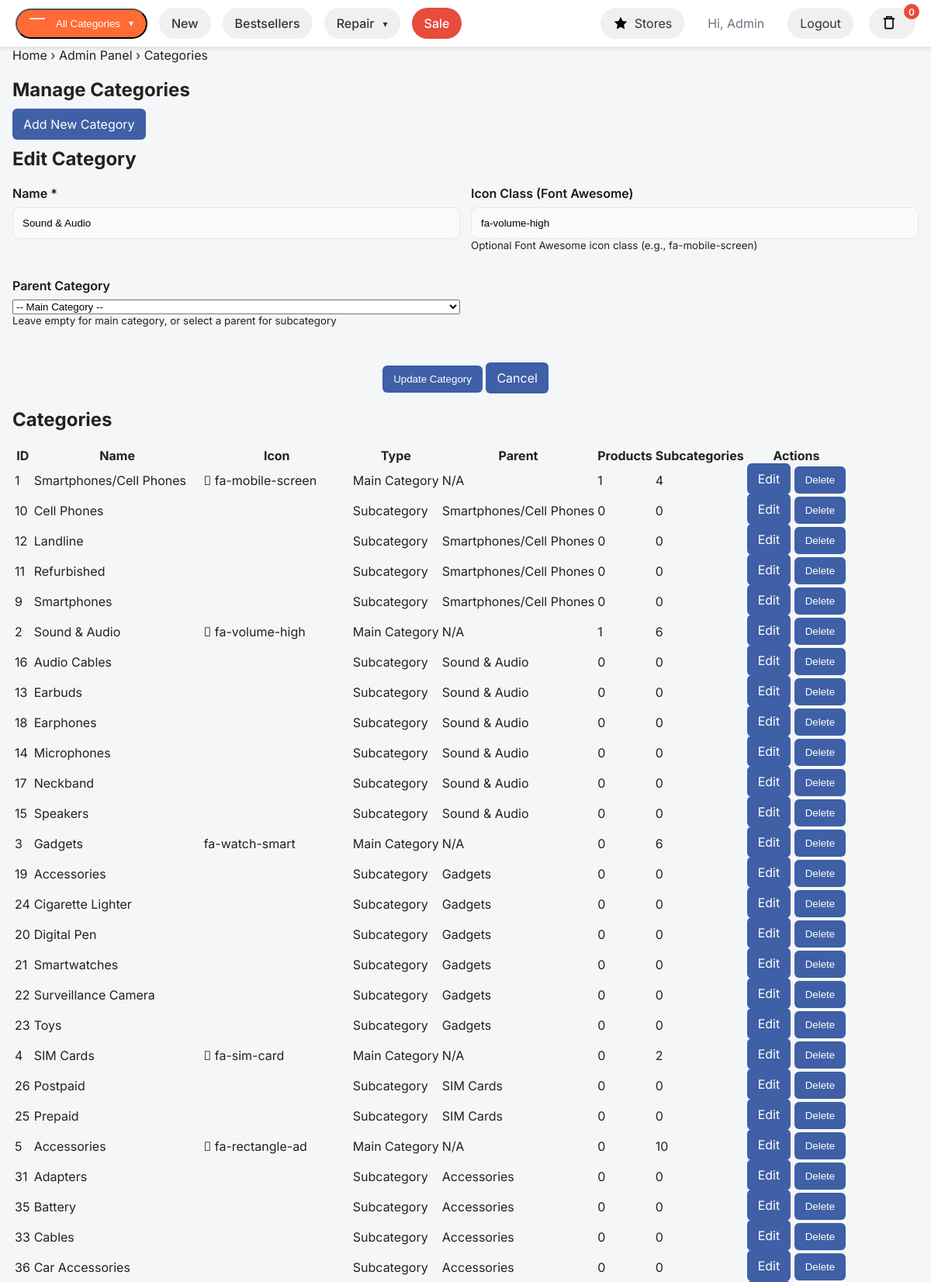
The app's page /admin/categories.php?edit=2 (signed in, upper part) with its own data.
### tables this page shows
CREATE TABLE IF NOT EXISTS categories (
  id INT AUTO_INCREMENT PRIMARY KEY,
  name VARCHAR(120) NOT NULL,
  icon VARCHAR(60) NULL,             
  parent_id INT NULL,
  CONSTRAINT fk_cat_parent FOREIGN KEY (parent_id) REFERENCES categories(id) ON DELETE CASCADE
);

### includes/functions.php (called while the page is built, shortened)
<?php
function e($v) { return htmlspecialchars((string)$v, ENT_QUOTES, 'UTF-8'); }
?>

### admin/categories.php (the view, shortened to what this page needs)
<?php
require_once __DIR__ . '/auth.php';
require_once __DIR__ . '/../includes/functions.php';
$categories = $pdo->query("
    SELECT
        c.*,
        p.name as parent_name,
        (SELECT COUNT(*) FROM categories WHERE parent_id = c.id) as subcategories_count,
        (SELECT COUNT(*) FROM products WHERE category_id = c.id) as products_count
    FROM categories c
    LEFT JOIN categories p ON c.parent_id = p.id
    ORDER BY COALESCE(c.parent_id, c.id), c.parent_id IS NULL DESC, c.name
")->fetchAll();
$edit_category = null;
if (isset($_GET['edit'])) {
    $edit_id = (int)$_GET['edit'];
    $stmt = $pdo->prepare("SELECT * FROM categories WHERE id = ?");
    $stmt->execute([$edit_id]);
    $edit_category = $stmt->fetch();
}
require_once __DIR__ . '/../includes/header.php';
?>
<div class="breadcrumbs"><a href="../index.php">Home</a> › <a href="index.php">Admin Panel</a> › Categories</div>
<section class="card">
  <h1>Manage Categories</h1>
  <a href="?add=1" class="btn">Add New Category</a>
  <?php if (isset($_GET['add']) || $edit_category): ?>
    <h2><?=$edit_category ? 'Edit Category' : 'Add Category'?></h2>
    <form method="post" data-validate>
      <div class="form-grid">
        <div class="form-group">
          <label>Name *</label>
          <input type="text" name="name" required value="<?=e($edit_category['name'] ?? $_POST['name'] ?? '')?>">
        </div>
        <div class="form-group">
          <label>Icon Class (Font Awesome)</label>
          <input type="text" name="icon" placeholder="fa-mobile-screen" value="<?=e($edit_category['icon'] ?? $_POST['icon'] ?? '')?>">
          <small>Optional Font Awesome icon class (e.g., fa-mobile-screen)</small>
        </div>
        <div class="form-group">
          <label>Parent Category</label>
          <select name="parent_id">
            <option value="">-- Main Category --</option>
          </select>
          <small>Leave empty for main category, or select a parent for subcategory</small>
        </div>
      </div>
      <div class="form-actions">
        <button class="btn"><?=$edit_category ? 'Update' : 'Add'?> Category</button>
        <a href="categories.php" class="btn">Cancel</a>
      </div>
    </form>
  <?php endif; ?>
  <h2>Categories</h2>
  <table class="admin-table">
    <thead>
      <tr>
        <th>ID</th>
        <th>Name</th>
        <th>Icon</th>
        <th>Type</th>
        <th>Parent</th>
        <th>Products</th>
        <th>Subcategories</th>
        <th>Actions</th>
      </tr>
    </thead>
    <tbody>
      <?php foreach ($categories as $cat): ?>
        <tr>
          <td><?=$cat['id']?></td>
          <td><?=$cat['name']?></td>
          <td><?php if ($cat['icon']): ?><i class="<?=$cat['icon']?>"></i> <?=$cat['icon']?><?php endif; ?></td>
          <td><?=$cat['parent_id'] ? 'Subcategory' : 'Main Category'?></td>
          <td><?=$cat['parent_name'] ?: 'N/A'?></td>
          <td><?=$cat['products_count']?></td>
          <td><?=$cat['subcategories_count']?></td>
          <td>
            <a href="?edit=<?=$cat['id']?>" class="btn btn-small">Edit</a>
            <form method="post" style="display:inline;" onsubmit="return confirm('Are you sure? This will also delete all subcategories and may affect products.')">
              <button type="submit" name="delete" class="btn btn-small btn-red">Delete</button>
            </form>
          </td>
        </tr>
      <?php endforeach; ?>
    </tbody>
  </table>
</section>
<?php include __DIR__ . '/../includes/footer.php'; ?>

### assets/css/style.css (style rules this page uses)
:root { --primary:#3F5FA6; --primary-dark:#2d4f97; --sale:#e53935; --bg:#f5f6f8; --text:#222; --muted:#6b7280; --card:#fff; --border:#e5e7eb; }
* { box-sizing:border-box }
html,body { margin:0;font-family:Inter,system-ui,-apple-system,Segoe UI,Roboto,Arial,sans-serif;color:var(--text);background:var(--bg) }
.btn { border:0;background:var(--primary);color:#fff;padding:10px 14px;border-radius:6px;cursor:pointer }
.form-grid { display:grid;grid-template-columns:1fr 1fr;gap:14px }
.form-group { display:flex;flex-direction:column;margin-bottom:12px }
label { font-weight:600;margin-bottom:6px }
input[type="text"], input[type="email"], input[type="password"], textarea { width:100%;padding:12px;border:1px solid var(--border);border-radius:8px;background:#fafafa }
.form-actions { margin-top:16px }
.form-group { display: flex; flex-direction: column; margin-bottom: 20px; }
.form-group label { font-weight: 600; margin-bottom: 8px; color: #1a1a1a; }
.form-actions { text-align: center; margin-top: 30px; }

### records on screen
categories: name "Sound & Audio", icon "fa-volume-high", id "2", shows "Main Category", parent_name "N/A", products_count "1", subcategories_count "6"
categories: id "1", name "Smartphones/Cell Phones", icon "fa-mobile-screen", shows "Main Category", parent_name "N/A", products_count "1", subcategories_count "4"
categories: id "10", name "Cell Phones", shows "Subcategory", parent.name "Smartphones/Cell Phones", products_count "0", subcategories_count "0"
categories: id "12", name "Landline", shows "Subcategory", parent.name "Smartphones/Cell Phones", products_count "0", subcategories_count "0"
categories: id "11", name "Refurbished", shows "Subcategory", parent.name "Smartphones/Cell Phones", products_count "0", subcategories_count "0"
categories: id "9", name "Smartphones", shows "Subcategory", parent.name "Smartphones/Cell Phones", products_count "0", subcategories_count "0"
categories: id "16", name "Audio Cables", shows "Subcategory", parent.name "Sound & Audio", products_count "0", subcategories_count "0"
categories: id "13", name "Earbuds", shows "Subcategory", parent.name "Sound & Audio", products_count "0", subcategories_count "0"
categories: id "18", name "Earphones", shows "Subcategory", parent.name "Sound & Audio", products_count "0", subcategories_count "0"
categories: id "14", name "Microphones", shows "Subcategory", parent.name "Sound & Audio", products_count "0", subcategories_count "0"
categories: id "17", name "Neckband", shows "Subcategory", parent.name "Sound & Audio", products_count "0", subcategories_count "0"
categories: id "15", name "Speakers", shows "Subcategory", parent.name "Sound & Audio", products_count "0", subcategories_count "0"
categories: id "3", name "Gadgets", icon "fa-watch-smart", shows "Main Category", parent_name "N/A", products_count "0", subcategories_count "6"
categories: id "19", name "Accessories", shows "Subcategory", parent.name "Gadgets", products_count "0", subcategories_count "0"
categories: id "24", name "Cigarette Lighter", shows "Subcategory", parent.name "Gadgets", products_count "0", subcategories_count "0"
categories: id "20", name "Digital Pen", shows "Subcategory", parent.name "Gadgets", products_count "0", subcategories_count "0"
categories: id "21", name "Smartwatches", shows "Subcategory", parent.name "Gadgets", products_count "0", subcategories_count "0"
categories: id "22", name "Surveillance Camera", shows "Subcategory", parent.name "Gadgets", products_count "0", subcategories_count "0"
categories: id "23", name "Toys", shows "Subcategory", parent.name "Gadgets", products_count "0", subcategories_count "0"
categories: id "4", name "SIM Cards", icon "fa-sim-card", shows "Main Category", parent_name "N/A", products_count "0", subcategories_count "2"
categories: id "26", name "Postpaid", shows "Subcategory", parent.name "SIM Cards", products_count "0", subcategories_count "0"
categories: id "25", name "Prepaid", shows "Subcategory", parent.name "SIM Cards", products_count "0", subcategories_count "0"
categories: id "5", name "Accessories", icon "fa-rectangle-ad", shows "Main Category", parent_name "N/A", products_count "0", subcategories_count "10"
categories: id "31", name "Adapters", shows "Subcategory", parent.name "Accessories", products_count "0", subcategories_count "0"
categories: id "35", name "Battery", shows "Subcategory", parent.name "Accessories", products_count "0", subcategories_count "0"
categories: id "33", name "Cables", shows "Subcategory", parent.name "Accessories", products_count "0", subcategories_count "0"
categories: id "36", name "Car Accessories", shows "Subcategory", parent.name "Accessories", products_count "0", subcategories_count "0"

### other values on screen
$_SESSION['user']['first_name'] "Admin"
